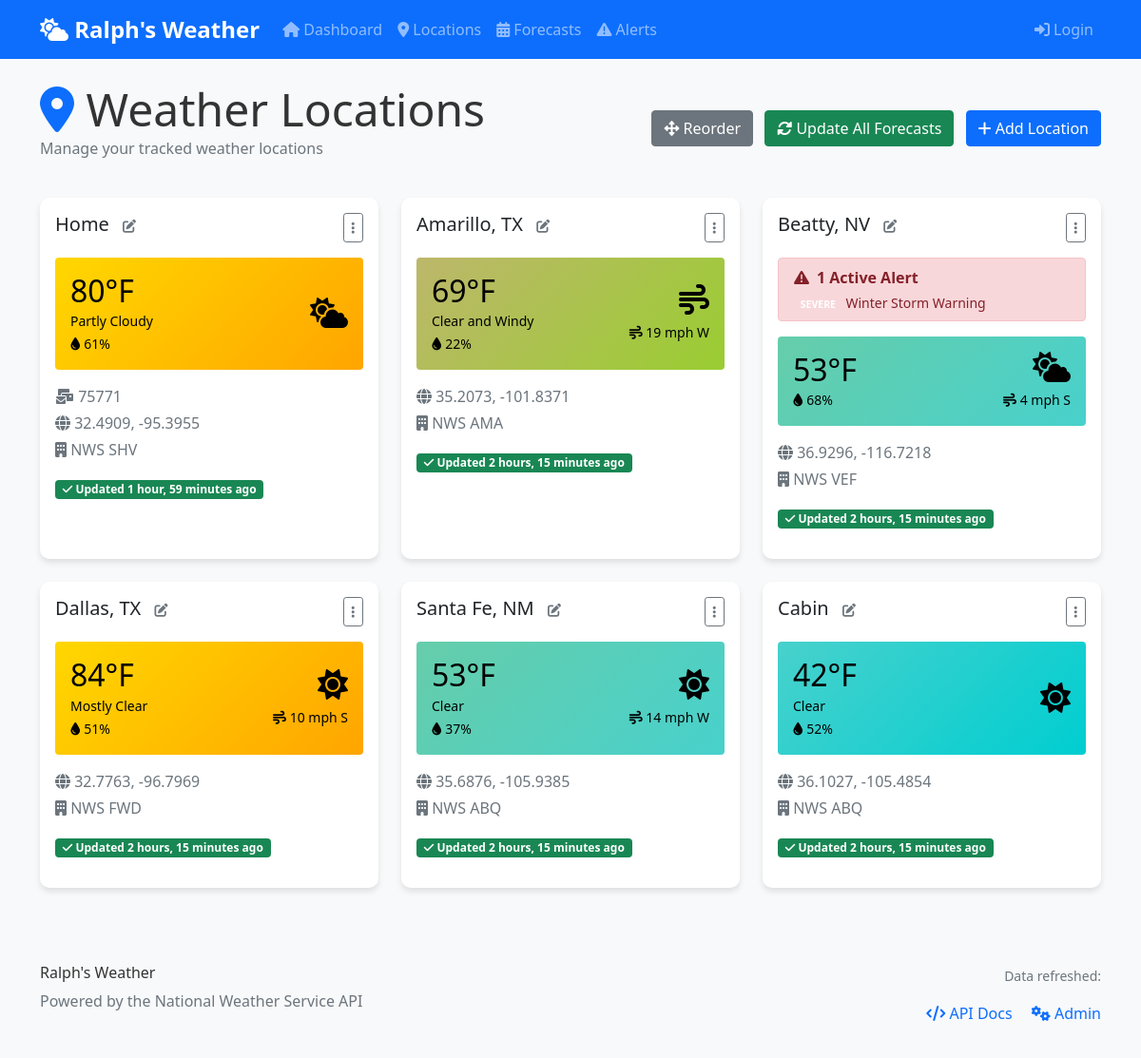
Page /locations/ on the committed database.
### weather/models.py (models this page shows, shortened)
class TimeStampedModel(models.Model):
    created_at = models.DateTimeField(auto_now_add=True)
    updated_at = models.DateTimeField(auto_now=True)
    class Meta:
        abstract = True

class Location(TimeStampedModel):
    id = models.UUIDField(primary_key=True, default=uuid.uuid4, editable=False)
    name = models.CharField(max_length=200, help_text="Location name (e.g., 'Austin, TX')")
    custom_name = models.CharField(
        max_length=200,
        blank=True,
        help_text="Custom display name for this location (optional)"
    )
    latitude = models.DecimalField(
        max_digits=9,
        decimal_places=6,
        null=True,
        blank=True,
        validators=[MinValueValidator(-90), MaxValueValidator(90)],
        help_text="Latitude in decimal degrees"
    )
    longitude = models.DecimalField(
        max_digits=9,
        decimal_places=6,
        null=True,
        blank=True,
        validators=[MinValueValidator(-180), MaxValueValidator(180)],
        help_text="Longitude in decimal degrees"
    )
    zip_code = models.CharField(
        max_length=10,
        blank=True,
        help_text="US ZIP code"
    )
    nws_office = models.CharField(max_length=10, blank=True, help_text="NWS forecast office")
    grid_x = models.IntegerField(null=True, blank=True, help_text="NWS grid X coordinate")
    grid_y = models.IntegerField(null=True, blank=True, help_text="NWS grid Y coordinate")
    created_by = models.ForeignKey(
        User,
        on_delete=models.SET_NULL,
        null=True,
        blank=True,
        related_name='locations'
    )
    is_active = models.BooleanField(default=True)
    last_forecast_update = models.DateTimeField(null=True, blank=True)
    display_order = models.IntegerField(default=0, help_text="Order for displaying locations")
    current_temp = models.IntegerField(null=True, blank=True, help_text="Current temperature")
    current_conditions = models.CharField(max_length=200, blank=True, help_text="Current weather conditions")
    current_humidity = models.IntegerField(null=True, blank=True, help_text="Current humidity percentage")
    current_wind_speed = models.IntegerField(null=True, blank=True, help_text="Current wind speed in mph")
    current_wind_direction = models.CharField(max_length=10, blank=True, help_text="Current wind direction")
    last_observation_time = models.DateTimeField(null=True, blank=True, help_text="Last observation timestamp")
    class Meta:
        verbose_name = "Location"
        verbose_name_plural = "Locations"
        ordering = ['display_order', 'name']
        indexes = [
            models.Index(fields=['name']),
            models.Index(fields=['zip_code']),
            models.Index(fields=['created_by']),
            models.Index(fields=['last_forecast_update']),
        ]
    @property
    def display_name(self):
        return self.custom_name if self.custom_name else self.name

class WeatherAlert(TimeStampedModel):
    class Severity(models.TextChoices):
        MINOR = 'minor', 'Minor'
        MODERATE = 'moderate', 'Moderate'
        SEVERE = 'severe', 'Severe'
        EXTREME = 'extreme', 'Extreme'
    class Urgency(models.TextChoices):
        IMMEDIATE = 'immediate', 'Immediate'
        EXPECTED = 'expected', 'Expected'
        FUTURE = 'future', 'Future'
        PAST = 'past', 'Past'
        UNKNOWN = 'unknown', 'Unknown'
    id = models.UUIDField(primary_key=True, default=uuid.uuid4, editable=False)
    location = models.ForeignKey(Location, on_delete=models.CASCADE, related_name='alerts')
    nws_alert_id = models.CharField(max_length=100, unique=True, help_text="NWS Alert ID")
    event = models.CharField(max_length=200, help_text="Alert event type")
    headline = models.CharField(max_length=500, help_text="Alert headline")
    description = models.TextField(help_text="Full alert description")
    severity = models.CharField(max_length=20, choices=Severity.choices)
    urgency = models.CharField(max_length=20, choices=Urgency.choices)
    onset = models.DateTimeField(null=True, blank=True, help_text="Alert start time")
    expires = models.DateTimeField(null=True, blank=True, help_text="Alert expiration time")
    is_active = models.BooleanField(default=True)
    raw_data = models.JSONField(null=True, blank=True, help_text="Raw NWS alert data")
    class Meta:
        verbose_name = "Weather Alert"
        verbose_name_plural = "Weather Alerts"
        ordering = ['-onset', '-created_at']
        indexes = [
            models.Index(fields=['location', 'is_active']),
            models.Index(fields=['onset']),
            models.Index(fields=['severity']),
        ]

### weather/views.py (the view)
# urls.py: path('locations/', views.LocationListView.as_view(), name='location-list'),
class LocationListView(ListView):
    model = Location
    template_name = 'weather/location_list.html'
    context_object_name = 'locations'
    paginate_by = 12
    def get_queryset(self):
        queryset = Location.objects.filter(is_active=True)
        search = self.request.GET.get('search')
        if search:
            queryset = queryset.filter(
                Q(name__icontains=search) |
                Q(zip_code__icontains=search)
            )
        return queryset.annotate(
            forecast_count=Count('forecasts')
        ).order_by('name')
    def get_context_data(self, **kwargs):
        context = super().get_context_data(**kwargs)
        context['page_title'] = 'Weather Locations'
        context['search_query'] = self.request.GET.get('search', '')
        from datetime import date
        today = date.today()
        locations_data = []
        for location in context['locations']:
            today_forecast = DailyForecast.objects.filter(
                location=location,
                forecast_date=today,
                is_daytime=True
            ).first()
            active_alerts = location.alerts.filter(is_active=True)
            locations_data.append({
                'location': location,
                'today_forecast': today_forecast,
                'active_alerts': active_alerts,
                'alert_count': active_alerts.count()
            })
        context['locations_data'] = locations_data
        return context

### templates/weather/location_list.html (shortened to what this page needs)
{% extends "weather/base.html" %}
{% block content %}
<div class="d-flex justify-content-between align-items-center mb-4">
    <div>
        <h1 class="display-5 mb-0">
            <i class="fas fa-map-marker-alt text-primary"></i> Weather Locations
        </h1>
        <p class="text-muted">Manage your tracked weather locations</p>
    </div>
    <div>
        <button class="btn btn-secondary me-2" id="reorderBtn" onclick="toggleReorderMode()">
            <i class="fas fa-arrows-alt"></i> Reorder
        </button>
        <button class="btn btn-success me-2" onclick="updateAllForecasts()">
            <i class="fas fa-sync-alt"></i> Update All Forecasts
        </button>
        <button class="btn btn-primary" data-bs-toggle="modal" data-bs-target="#addLocationModal">
            <i class="fas fa-plus"></i> Add Location
        </button>
    </div>
</div>
<div class="row" id="locationCards">
    {% for item in locations_data %}
    {% with location=item.location today_forecast=item.today_forecast active_alerts=item.active_alerts alert_count=item.alert_count %}
    <div class="col-lg-4 col-md-6 mb-4" data-location-id="{{ location.id }}">
        <a href="{% url 'weather:location-detail' location.id %}" class="text-decoration-none">
            <div class="card weather-card h-100" style="cursor: pointer;">
                <div class="card-body">
                    <div class="d-flex justify-content-between align-items-start mb-3">
                        <h5 class="card-title mb-0 text-dark">
                            {{ location.display_name }}
                            <button class="btn btn-sm btn-link p-0 ms-2"
                                    data-bs-toggle="modal"
                                    data-bs-target="#editNameModal{{ location.id }}"
                                    title="Edit name"
                                    onclick="event.preventDefault(); event.stopPropagation();">
                                <i class="fas fa-edit text-muted"></i>
                            </button>
                        </h5>
                        <div class="dropdown">
                            <button class="btn btn-sm btn-outline-secondary" type="button" data-bs-toggle="dropdown" onclick="event.preventDefault(); event.stopPropagation();">
                                <i class="fas fa-ellipsis-v"></i>
                            </button>
                        </div>
                    </div>
                {% if alert_count > 0 %}
                <div class="alert alert-danger mb-3 py-2" role="alert">
                    <div class="d-flex align-items-center">
                        <i class="fas fa-exclamation-triangle me-2"></i>
                        <strong>{{ alert_count }} Active Alert{{ alert_count|pluralize }}</strong>
                    </div>
                    {% for alert in active_alerts %}
                    <small class="d-block mt-1">
                        <span class="badge bg-{{ alert.severity }}">{{ alert.severity|upper }}</span>
                        {{ alert.event }}
                    </small>
                    {% endfor %}
                </div>
                {% endif %}
                {% if location.current_temp %}
                <div class="card mb-3 border-0 temp-bg-{{ location.current_temp }}">
                    <div class="card-body p-3">
                        <div class="d-flex align-items-center justify-content-between">
                            <div>
                                <h2 class="mb-0">{{ location.current_temp }}°F</h2>
                                <p class="mb-0"><small>{{ location.current_conditions }}</small></p>
                                {% if location.current_humidity %}
                                <p class="mb-0"><small><i class="fas fa-tint"></i> {{ location.current_humidity }}%</small></p>
                                {% endif %}
                            </div>
                            <div class="text-end">
                                <i class="fas fa-{% if 'storm' in location.current_conditions|lower or 'thunder' in location.current_conditions|lower or 't-storm' in location.current_conditions|lower %}bolt{% elif 'ice' in location.current_conditions|lower or 'icy' in location.current_conditions|lower or 'freezing' in location.current_conditions|lower or 'sleet' in location.current_conditions|lower %}icicles{% elif 'snow' in location.current_conditions|lower or 'flurries' in location.current_conditions|lower or 'blizzard' in location.current_conditions|lower %}snowflake{% elif 'fog' in location.current_conditions|lower or 'mist' in location.current_conditions|lower or 'haze' in location.current_conditions|lower %}smog{% elif 'rain' in location.current_conditions|lower or 'shower' in location.current_conditions|lower or 'drizzle' in location.current_conditions|lower %}cloud-rain{% elif 'wind' in location.current_conditions|lower and 'cloudy' not in location.current_conditions|lower %}wind{% elif 'partly' in location.current_conditions|lower %}cloud-sun{% elif 'sunny' in location.current_conditions|lower or 'clear' in location.current_conditions|lower or 'fair' in location.current_conditions|lower %}sun{% elif 'cloud' in location.current_conditions|lower or 'overcast' in location.current_conditions|lower %}cloud{% else %}cloud-sun{% endif %} fa-2x"></i>
                                {% if location.current_wind_speed %}
                                <p class="mb-0 mt-1"><small><i class="fas fa-wind"></i> {{ location.current_wind_speed }} mph {{ location.current_wind_direction }}</small></p>
                                {% endif %}
                            </div>
                        </div>
                    </div>
                </div>
                {% else %}
                <div class="alert alert-info mb-3" role="alert">
                    <small><i class="fas fa-info-circle"></i> Click "Update Forecast" to get current conditions</small>
                </div>
                {% endif %}
                <div class="mb-3">
                    {% if location.zip_code %}
                        <p class="text-muted mb-1">
                            <i class="fas fa-mail-bulk"></i> {{ location.zip_code }}
                        </p>
                    {% endif %}
                    {% if location.latitude and location.longitude %}
                        <p class="text-muted mb-1">
                            <i class="fas fa-globe"></i> {{ location.latitude|floatformat:4 }}, {{ location.longitude|floatformat:4 }}
                        </p>
                    {% endif %}
                    {% if location.nws_office %}
                        <p class="text-muted mb-1">
                            <i class="fas fa-building"></i> NWS {{ location.nws_office }}
                        </p>
                    {% endif %}
                </div>
                <div class="mb-3">
                    {% if location.last_forecast_update %}
                        <span class="badge bg-success">
                            <i class="fas fa-check"></i> Updated {{ location.last_forecast_update|timesince }} ago
                        </span>
                    {% else %}
                        <span class="badge bg-warning">
                            <i class="fas fa-exclamation-triangle"></i> No recent data
                        </span>
                    {% endif %}
                </div>
            </div>
        </div>
    </a>
    </div>
    {% endwith %}
    {% endfor %}
</div>
{% endblock %}

### rows in the picture
Location: location.display_name "Home", location.current_temp "80", location.current_conditions "Partly Cloudy", location.current_humidity "61", location.zip_code "75771", location.latitude "32.4909", location.longitude "-95.3955", location.nws_office "SHV", location.last_forecast_update "1 hour, 59 minutes"
Location: location.display_name "Amarillo, TX", location.current_temp "69", location.current_conditions "Clear and Windy", location.current_humidity "22", location.current_wind_speed "19", location.current_wind_direction "W", location.latitude "35.2073", location.longitude "-101.8371", location.nws_office "AMA", location.last_forecast_update "2 hours, 15 minutes"
Location: location.display_name "Beatty, NV", alert_count "1", location.current_temp "53", location.current_humidity "68", location.current_wind_speed "4", location.current_wind_direction "S", location.latitude "36.9296", location.longitude "-116.7218", location.nws_office "VEF", location.last_forecast_update "2 hours, 15 minutes"
WeatherAlert: severity "SEVERE", event "Winter Storm Warning"
Location: location.display_name "Dallas, TX", location.current_temp "84", location.current_conditions "Mostly Clear", location.current_humidity "51", location.current_wind_speed "10", location.current_wind_direction "S", location.latitude "32.7763", location.longitude "-96.7969", location.nws_office "FWD", location.last_forecast_update "2 hours, 15 minutes"
Location: location.display_name "Santa Fe, NM", location.current_temp "53", location.current_conditions "Clear", location.current_humidity "37", location.current_wind_speed "14", location.current_wind_direction "W", location.latitude "35.6876", location.longitude "-105.9385", location.nws_office "ABQ", location.last_forecast_update "2 hours, 15 minutes"
Location: location.display_name "Cabin", location.current_temp "42", location.current_conditions "Clear", location.current_humidity "52", location.latitude "36.1027", location.longitude "-105.4854", location.nws_office "ABQ", location.last_forecast_update "2 hours, 15 minutes"
